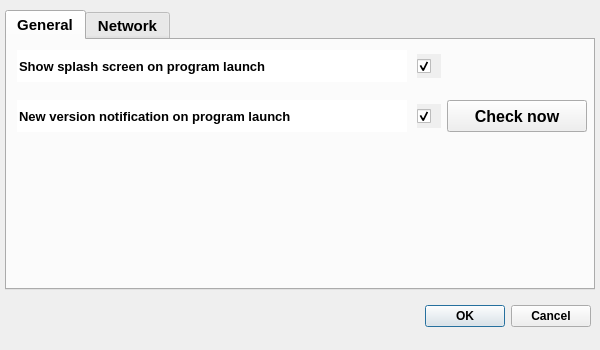
<?xml version="1.0" encoding="UTF-8"?>
<ui version="4.0">
 <class>OptionsDialog</class>
 <widget class="QDialog" name="OptionsDialog">
  <property name="windowModality">
   <enum>Qt::NonModal</enum>
  </property>
  <property name="geometry">
   <rect>
    <x>0</x>
    <y>0</y>
    <width>600</width>
    <height>350</height>
   </rect>
  </property>
  <property name="minimumSize">
   <size>
    <width>600</width>
    <height>350</height>
   </size>
  </property>
  <property name="maximumSize">
   <size>
    <width>600</width>
    <height>350</height>
   </size>
  </property>
  <property name="sizeIncrement">
   <size>
    <width>650</width>
    <height>300</height>
   </size>
  </property>
  <property name="baseSize">
   <size>
    <width>650</width>
    <height>300</height>
   </size>
  </property>
  <property name="windowTitle">
   <string>Options</string>
  </property>
  <property name="windowIcon">
   <iconset resource="../resources/ChartGeany.qrc">
    <normaloff>:/png/images/icons/PNG/advancedsettings.png</normaloff>:/png/images/icons/PNG/advancedsettings.png</iconset>
  </property>
  <property name="sizeGripEnabled">
   <bool>false</bool>
  </property>
  <property name="modal">
   <bool>false</bool>
  </property>
  <widget class="QDialogButtonBox" name="buttonBox">
   <property name="geometry">
    <rect>
     <x>250</x>
     <y>300</y>
     <width>341</width>
     <height>32</height>
    </rect>
   </property>
   <property name="font">
    <font>
     <weight>75</weight>
     <bold>true</bold>
    </font>
   </property>
   <property name="focusPolicy">
    <enum>Qt::NoFocus</enum>
   </property>
   <property name="orientation">
    <enum>Qt::Horizontal</enum>
   </property>
   <property name="standardButtons">
    <set>QDialogButtonBox::Cancel|QDialogButtonBox::Ok</set>
   </property>
  </widget>
  <widget class="QTabWidget" name="tabWidget">
   <property name="geometry">
    <rect>
     <x>5</x>
     <y>10</y>
     <width>590</width>
     <height>280</height>
    </rect>
   </property>
   <property name="font">
    <font>
     <pointsize>11</pointsize>
     <weight>75</weight>
     <bold>true</bold>
    </font>
   </property>
   <property name="focusPolicy">
    <enum>Qt::NoFocus</enum>
   </property>
   <property name="currentIndex">
    <number>0</number>
   </property>
   <widget class="QWidget" name="general">
    <attribute name="title">
     <string>General</string>
    </attribute>
    <widget class="QLineEdit" name="splashLbl">
     <property name="geometry">
      <rect>
       <x>10</x>
       <y>10</y>
       <width>390</width>
       <height>32</height>
      </rect>
     </property>
     <property name="font">
      <font>
       <pointsize>10</pointsize>
       <weight>75</weight>
       <bold>true</bold>
       <kerning>true</kerning>
      </font>
     </property>
     <property name="mouseTracking">
      <bool>false</bool>
     </property>
     <property name="focusPolicy">
      <enum>Qt::NoFocus</enum>
     </property>
     <property name="acceptDrops">
      <bool>false</bool>
     </property>
     <property name="autoFillBackground">
      <bool>true</bool>
     </property>
     <property name="locale">
      <locale language="English" country="UnitedStates"/>
     </property>
     <property name="text">
      <string>Show splash screen on program launch</string>
     </property>
     <property name="frame">
      <bool>false</bool>
     </property>
     <property name="readOnly">
      <bool>true</bool>
     </property>
    </widget>
    <widget class="QCheckBox" name="splashCheckBox">
     <property name="enabled">
      <bool>true</bool>
     </property>
     <property name="geometry">
      <rect>
       <x>410</x>
       <y>14</y>
       <width>24</width>
       <height>24</height>
      </rect>
     </property>
     <property name="font">
      <font>
       <pointsize>9</pointsize>
       <weight>75</weight>
       <bold>true</bold>
       <kerning>true</kerning>
      </font>
     </property>
     <property name="focusPolicy">
      <enum>Qt::StrongFocus</enum>
     </property>
     <property name="autoFillBackground">
      <bool>true</bool>
     </property>
     <property name="text">
      <string/>
     </property>
     <property name="checked">
      <bool>true</bool>
     </property>
    </widget>
    <widget class="QCheckBox" name="newVersionCheckBox">
     <property name="enabled">
      <bool>true</bool>
     </property>
     <property name="geometry">
      <rect>
       <x>410</x>
       <y>64</y>
       <width>24</width>
       <height>24</height>
      </rect>
     </property>
     <property name="font">
      <font>
       <pointsize>9</pointsize>
       <weight>75</weight>
       <bold>true</bold>
       <kerning>true</kerning>
      </font>
     </property>
     <property name="focusPolicy">
      <enum>Qt::StrongFocus</enum>
     </property>
     <property name="autoFillBackground">
      <bool>true</bool>
     </property>
     <property name="text">
      <string/>
     </property>
     <property name="checked">
      <bool>true</bool>
     </property>
    </widget>
    <widget class="QLineEdit" name="notificationLbl">
     <property name="geometry">
      <rect>
       <x>10</x>
       <y>60</y>
       <width>390</width>
       <height>32</height>
      </rect>
     </property>
     <property name="font">
      <font>
       <pointsize>10</pointsize>
       <weight>75</weight>
       <bold>true</bold>
       <kerning>true</kerning>
      </font>
     </property>
     <property name="mouseTracking">
      <bool>false</bool>
     </property>
     <property name="focusPolicy">
      <enum>Qt::NoFocus</enum>
     </property>
     <property name="acceptDrops">
      <bool>false</bool>
     </property>
     <property name="autoFillBackground">
      <bool>true</bool>
     </property>
     <property name="locale">
      <locale language="English" country="UnitedStates"/>
     </property>
     <property name="text">
      <string>New version notification on program launch</string>
     </property>
     <property name="frame">
      <bool>false</bool>
     </property>
     <property name="readOnly">
      <bool>true</bool>
     </property>
    </widget>
    <widget class="QPushButton" name="newVersionButton">
     <property name="geometry">
      <rect>
       <x>440</x>
       <y>60</y>
       <width>140</width>
       <height>32</height>
      </rect>
     </property>
     <property name="font">
      <font>
       <pointsize>12</pointsize>
       <weight>75</weight>
       <bold>true</bold>
      </font>
     </property>
     <property name="focusPolicy">
      <enum>Qt::NoFocus</enum>
     </property>
     <property name="autoFillBackground">
      <bool>true</bool>
     </property>
     <property name="text">
      <string>Check now</string>
     </property>
     <property name="iconSize">
      <size>
       <width>39</width>
       <height>31</height>
      </size>
     </property>
     <property name="autoDefault">
      <bool>false</bool>
     </property>
     <property name="flat">
      <bool>false</bool>
     </property>
    </widget>
   </widget>
   <widget class="QWidget" name="network">
    <attribute name="title">
     <string>Network</string>
    </attribute>
    <widget class="QCheckBox" name="enableProxyBox">
     <property name="enabled">
      <bool>true</bool>
     </property>
     <property name="geometry">
      <rect>
       <x>150</x>
       <y>14</y>
       <width>24</width>
       <height>24</height>
      </rect>
     </property>
     <property name="font">
      <font>
       <pointsize>9</pointsize>
       <weight>75</weight>
       <bold>true</bold>
       <kerning>true</kerning>
      </font>
     </property>
     <property name="focusPolicy">
      <enum>Qt::StrongFocus</enum>
     </property>
     <property name="autoFillBackground">
      <bool>true</bool>
     </property>
     <property name="text">
      <string/>
     </property>
     <property name="checked">
      <bool>false</bool>
     </property>
    </widget>
    <widget class="QLineEdit" name="enableProxyLbl">
     <property name="geometry">
      <rect>
       <x>10</x>
       <y>10</y>
       <width>120</width>
       <height>32</height>
      </rect>
     </property>
     <property name="font">
      <font>
       <pointsize>10</pointsize>
       <weight>75</weight>
       <bold>true</bold>
       <kerning>true</kerning>
      </font>
     </property>
     <property name="mouseTracking">
      <bool>false</bool>
     </property>
     <property name="focusPolicy">
      <enum>Qt::NoFocus</enum>
     </property>
     <property name="acceptDrops">
      <bool>false</bool>
     </property>
     <property name="autoFillBackground">
      <bool>true</bool>
     </property>
     <property name="locale">
      <locale language="English" country="UnitedStates"/>
     </property>
     <property name="text">
      <string>Enable proxy</string>
     </property>
     <property name="frame">
      <bool>false</bool>
     </property>
     <property name="readOnly">
      <bool>true</bool>
     </property>
    </widget>
    <widget class="QLineEdit" name="hostLbl">
     <property name="geometry">
      <rect>
       <x>10</x>
       <y>50</y>
       <width>120</width>
       <height>32</height>
      </rect>
     </property>
     <property name="font">
      <font>
       <pointsize>10</pointsize>
       <weight>75</weight>
       <bold>true</bold>
       <kerning>true</kerning>
      </font>
     </property>
     <property name="mouseTracking">
      <bool>false</bool>
     </property>
     <property name="focusPolicy">
      <enum>Qt::NoFocus</enum>
     </property>
     <property name="acceptDrops">
      <bool>false</bool>
     </property>
     <property name="autoFillBackground">
      <bool>true</bool>
     </property>
     <property name="locale">
      <locale language="English" country="UnitedStates"/>
     </property>
     <property name="text">
      <string>Host</string>
     </property>
     <property name="frame">
      <bool>false</bool>
     </property>
     <property name="readOnly">
      <bool>true</bool>
     </property>
    </widget>
    <widget class="QLineEdit" name="proxyHostEdit">
     <property name="geometry">
      <rect>
       <x>140</x>
       <y>50</y>
       <width>430</width>
       <height>32</height>
      </rect>
     </property>
     <property name="focusPolicy">
      <enum>Qt::StrongFocus</enum>
     </property>
     <property name="autoFillBackground">
      <bool>false</bool>
     </property>
     <property name="locale">
      <locale language="English" country="UnitedStates"/>
     </property>
     <property name="frame">
      <bool>true</bool>
     </property>
    </widget>
    <widget class="QLineEdit" name="portLbl">
     <property name="geometry">
      <rect>
       <x>10</x>
       <y>90</y>
       <width>120</width>
       <height>32</height>
      </rect>
     </property>
     <property name="font">
      <font>
       <pointsize>10</pointsize>
       <weight>75</weight>
       <bold>true</bold>
       <kerning>true</kerning>
      </font>
     </property>
     <property name="mouseTracking">
      <bool>false</bool>
     </property>
     <property name="focusPolicy">
      <enum>Qt::NoFocus</enum>
     </property>
     <property name="acceptDrops">
      <bool>false</bool>
     </property>
     <property name="autoFillBackground">
      <bool>true</bool>
     </property>
     <property name="locale">
      <locale language="English" country="UnitedStates"/>
     </property>
     <property name="text">
      <string>Port</string>
     </property>
     <property name="frame">
      <bool>false</bool>
     </property>
     <property name="readOnly">
      <bool>true</bool>
     </property>
    </widget>
    <widget class="QLineEdit" name="userLbl">
     <property name="geometry">
      <rect>
       <x>10</x>
       <y>130</y>
       <width>120</width>
       <height>32</height>
      </rect>
     </property>
     <property name="font">
      <font>
       <pointsize>10</pointsize>
       <weight>75</weight>
       <bold>true</bold>
       <kerning>true</kerning>
      </font>
     </property>
     <property name="mouseTracking">
      <bool>false</bool>
     </property>
     <property name="focusPolicy">
      <enum>Qt::NoFocus</enum>
     </property>
     <property name="acceptDrops">
      <bool>false</bool>
     </property>
     <property name="autoFillBackground">
      <bool>true</bool>
     </property>
     <property name="locale">
      <locale language="English" country="UnitedStates"/>
     </property>
     <property name="text">
      <string>User</string>
     </property>
     <property name="frame">
      <bool>false</bool>
     </property>
     <property name="readOnly">
      <bool>true</bool>
     </property>
    </widget>
    <widget class="QLineEdit" name="proxyUserEdit">
     <property name="geometry">
      <rect>
       <x>140</x>
       <y>130</y>
       <width>430</width>
       <height>32</height>
      </rect>
     </property>
     <property name="focusPolicy">
      <enum>Qt::StrongFocus</enum>
     </property>
     <property name="autoFillBackground">
      <bool>false</bool>
     </property>
     <property name="locale">
      <locale language="English" country="UnitedStates"/>
     </property>
     <property name="frame">
      <bool>true</bool>
     </property>
    </widget>
    <widget class="QLineEdit" name="passwordLbl">
     <property name="geometry">
      <rect>
       <x>10</x>
       <y>170</y>
       <width>120</width>
       <height>32</height>
      </rect>
     </property>
     <property name="font">
      <font>
       <pointsize>10</pointsize>
       <weight>75</weight>
       <bold>true</bold>
       <kerning>true</kerning>
      </font>
     </property>
     <property name="mouseTracking">
      <bool>false</bool>
     </property>
     <property name="focusPolicy">
      <enum>Qt::NoFocus</enum>
     </property>
     <property name="acceptDrops">
      <bool>false</bool>
     </property>
     <property name="autoFillBackground">
      <bool>true</bool>
     </property>
     <property name="locale">
      <locale language="English" country="UnitedStates"/>
     </property>
     <property name="text">
      <string>Password</string>
     </property>
     <property name="frame">
      <bool>false</bool>
     </property>
     <property name="readOnly">
      <bool>true</bool>
     </property>
    </widget>
    <widget class="QLineEdit" name="timeoutLbl">
     <property name="geometry">
      <rect>
       <x>10</x>
       <y>210</y>
       <width>120</width>
       <height>32</height>
      </rect>
     </property>
     <property name="font">
      <font>
       <pointsize>10</pointsize>
       <weight>75</weight>
       <bold>true</bold>
       <kerning>true</kerning>
      </font>
     </property>
     <property name="mouseTracking">
      <bool>false</bool>
     </property>
     <property name="focusPolicy">
      <enum>Qt::NoFocus</enum>
     </property>
     <property name="acceptDrops">
      <bool>false</bool>
     </property>
     <property name="autoFillBackground">
      <bool>true</bool>
     </property>
     <property name="locale">
      <locale language="English" country="UnitedStates"/>
     </property>
     <property name="text">
      <string>Timeout</string>
     </property>
     <property name="frame">
      <bool>false</bool>
     </property>
     <property name="readOnly">
      <bool>true</bool>
     </property>
    </widget>
    <widget class="QSpinBox" name="netTimeOutSpinBox">
     <property name="geometry">
      <rect>
       <x>140</x>
       <y>210</y>
       <width>60</width>
       <height>32</height>
      </rect>
     </property>
     <property name="minimum">
      <number>20</number>
     </property>
     <property name="maximum">
      <number>120</number>
     </property>
     <property name="value">
      <number>20</number>
     </property>
    </widget>
    <widget class="QLineEdit" name="secondsLbl">
     <property name="geometry">
      <rect>
       <x>210</x>
       <y>210</y>
       <width>90</width>
       <height>32</height>
      </rect>
     </property>
     <property name="font">
      <font>
       <pointsize>10</pointsize>
       <weight>75</weight>
       <bold>true</bold>
       <kerning>true</kerning>
      </font>
     </property>
     <property name="mouseTracking">
      <bool>false</bool>
     </property>
     <property name="focusPolicy">
      <enum>Qt::NoFocus</enum>
     </property>
     <property name="acceptDrops">
      <bool>false</bool>
     </property>
     <property name="autoFillBackground">
      <bool>true</bool>
     </property>
     <property name="locale">
      <locale language="English" country="UnitedStates"/>
     </property>
     <property name="text">
      <string>seconds</string>
     </property>
     <property name="frame">
      <bool>false</bool>
     </property>
     <property name="readOnly">
      <bool>true</bool>
     </property>
    </widget>
    <widget class="QSpinBox" name="proxyPortSpinBox">
     <property name="geometry">
      <rect>
       <x>140</x>
       <y>90</y>
       <width>91</width>
       <height>32</height>
      </rect>
     </property>
     <property name="focusPolicy">
      <enum>Qt::WheelFocus</enum>
     </property>
     <property name="maximum">
      <number>32767</number>
     </property>
     <property name="value">
      <number>3128</number>
     </property>
    </widget>
    <widget class="QLineEdit" name="proxyPasswordEdit">
     <property name="geometry">
      <rect>
       <x>140</x>
       <y>170</y>
       <width>430</width>
       <height>32</height>
      </rect>
     </property>
     <property name="focusPolicy">
      <enum>Qt::StrongFocus</enum>
     </property>
     <property name="autoFillBackground">
      <bool>false</bool>
     </property>
     <property name="locale">
      <locale language="English" country="UnitedStates"/>
     </property>
     <property name="frame">
      <bool>true</bool>
     </property>
    </widget>
   </widget>
  </widget>
 </widget>
 <resources>
  <include location="../resources/ChartGeany.qrc"/>
 </resources>
 <connections>
  <connection>
   <sender>buttonBox</sender>
   <signal>accepted()</signal>
   <receiver>OptionsDialog</receiver>
   <slot>accept()</slot>
   <hints>
    <hint type="sourcelabel">
     <x>248</x>
     <y>254</y>
    </hint>
    <hint type="destinationlabel">
     <x>157</x>
     <y>274</y>
    </hint>
   </hints>
  </connection>
  <connection>
   <sender>buttonBox</sender>
   <signal>rejected()</signal>
   <receiver>OptionsDialog</receiver>
   <slot>reject()</slot>
   <hints>
    <hint type="sourcelabel">
     <x>316</x>
     <y>260</y>
    </hint>
    <hint type="destinationlabel">
     <x>286</x>
     <y>274</y>
    </hint>
   </hints>
  </connection>
 </connections>
</ui>
